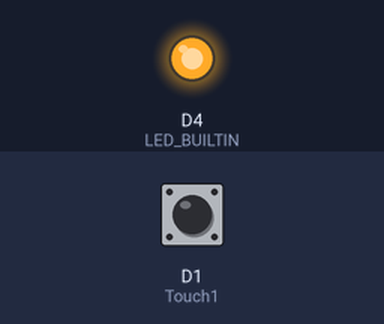
This sketch was run on a simulated ESP8266 (NodeMCU). Shown: output pins drawn as LEDs (lit = HIGH, except the on-board LED, lit = LOW). The test bench sets the inputs (shaded band); at power-on: D1 (Touch1) LOW.

Above: at 1.2 s.
1.3 s: D1 (Touch1) pulled HIGH for 0.15 s
At 2.5 s:
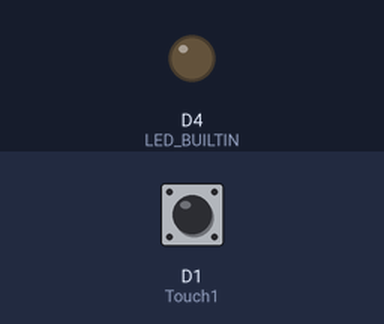
2.9 s: D1 (Touch1) pulled HIGH for 1 s
At 3.8 s:
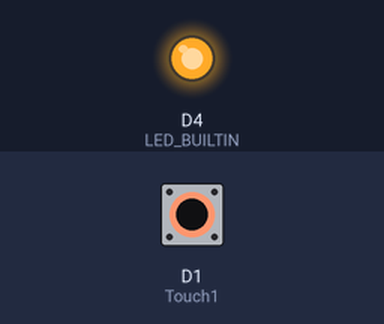
5.4 s: D1 (Touch1) pulled HIGH for 3.2 s
At 5.7 s:
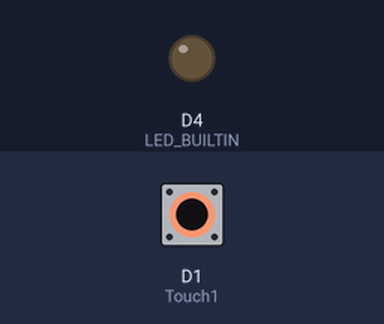
Timing chart, 0 to 8.4 s (numbered marks = the images above; inputs shaded):
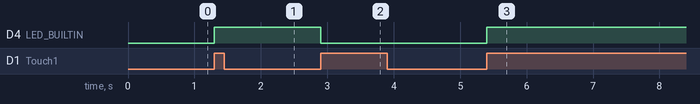

Measured:
- after the input at 1.3 s, D4 (LED_BUILTIN): LOW → HIGH at once
- after the input at 2.9 s, D4 (LED_BUILTIN): HIGH → LOW at once
- after the input at 5.4 s, D4 (LED_BUILTIN): LOW → HIGH at once

The sketch:

TouchButton_TestLogica_v1.ino
```cpp
/*
Gestione pulsante touch con funzione di lettura del fronte in ingresso dell'input.
Cambia stato al fronte di salita dell'input ed evita il rimbalzo dell'input.
Comportamento one shot
*/
#define DEBUG 0
  bool TB1_pressed;
  int Touch1=D1;
  bool TB1_state=false;
  bool TB1_aux=false;
// the setup function runs once when you press reset or power the board
void setup() {

  // initialize digital pin LED_BUILTIN as an output.
  pinMode(LED_BUILTIN, OUTPUT);
  pinMode(Touch1, INPUT);
  if(DEBUG){
  Serial.begin(115200);
  Serial.println("Starting");
  delay(1000);
  }
}

// the loop function runs over and over again forever
void loop() {

  TB1_pressed = digitalRead(Touch1);
  if (DEBUG){
    Serial.println(TB1_pressed);
    delay(100);
    }
  if ((TB1_pressed)&&(!TB1_aux)) {
    if (DEBUG){Serial.println("cambio di stato!!!");}
      TB1_state = !TB1_state;
  }
  TB1_aux = TB1_pressed;
  digitalWrite(LED_BUILTIN, TB1_state);
}
```
